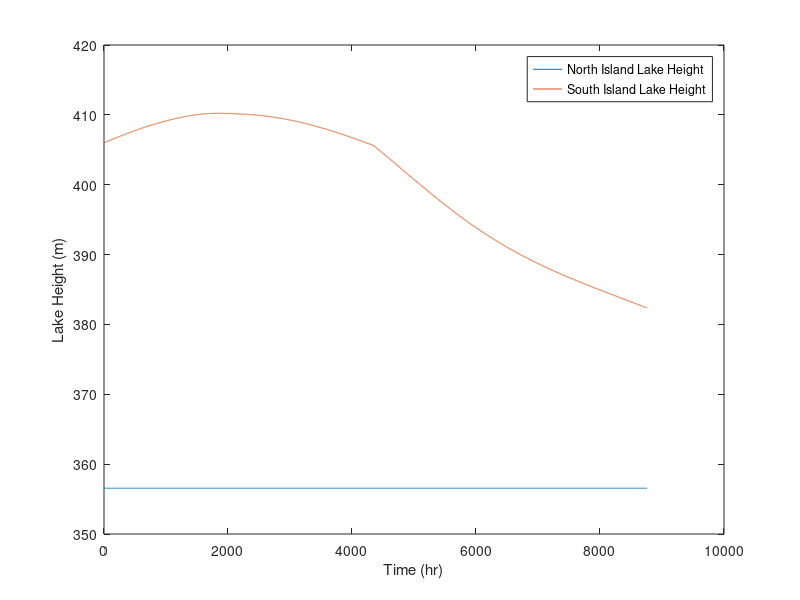
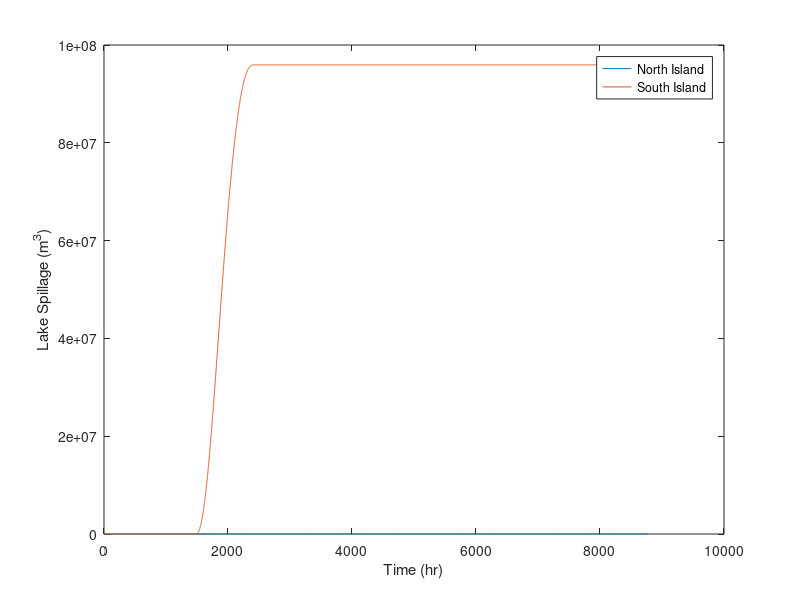

Reproduce these figures in MATLAB, in order.
% EMTH 171, Case Study 2
% Task 3, Scenario 2
% Mass and Energy Balances Applied to Electricity Generation
% Eulers Method
% Logan Lee 

clear
clc
close all

% *************************************************************************
% Variables
% *************************************************************************
%------------------------ Global Variables --------------------------------
p = 998; % Density (kg/m^3)   
g = 9.81; % Gravity (m/s^2)
K = 1.55; % A constant (m^1.5/s)
L = 300; % Length of spillway wier (m)
mean = 5000; % Mean of normal distrubution
sd = 1000; % Standard Deviation
P_geo = 1525; % Geothermal Power (MW)
P_w = 4484; % Wind Power (MW)

% Pre allocating Arrays
h_NIArray = zeros(0,8761);
h_SIArray = zeros(0,8761);
dV_NIspillArray = zeros(0,8761);
dV_SIspillArray = zeros(0,8761);
dh_NIArray = zeros(0,8761);
dh_SIArray = zeros(0,8761);

%------------------ North Island Specific Variables -----------------------
A_NI = 620e6; % Area of lake North Island (m^2)
h_NIArray(1) = 356.55; % Height of North Island Lake (m)
h_NIgen = 80; % Generator height North Island (m)
P_NIw = P_w/2; % Wind Power in the North Island (MW)
h_NIw = 357.25; % North Island Wier hieght (m)

%------------------ South Island Specific Variables -----------------------
A_SI = 350e6; % South Island Lake Area (m^2)
P_SIw = P_w/2; % South Island Wind Power (MW)
h_SIArray(1) = 406; % Height of South Island Lake (m)
h_SIgen = 0; % Height of Generator South Island (m)
h_SIw = 410; % South Island wier height (m)

% *************************************************************************
% Euler's Method
% *************************************************************************
t0 = 0; % Initial time (s)
tf = 8760; % Final time (s)
tArray = t0 : tf; % Time array from initial to final Time
h = 1 * 3600; % Step size, 3600 for unit balancing

% Initialising the arrays for each equation with their inital values 
dV_NIspillArray(1) = 0; 
dV_SIspillArray(1) = 0;
dh_NIArray(1) = 356.55;
dh_SIArray(1) = 406;
 

for n = 2 : length(tArray)
    
    t = tArray(n-1);
    
    if t > 4344 && t <= 5088
        P_NIw = 0.5*P_NIw;
        P_SIw = 0.5*P_SIw;
    end
    
    % North and South Island power demands
    P_NIdem = 4065 + 1.4e6*normpdf(t, mean, sd);
    P_SIdem = 1940;

    % North and South Island inlet flow Rate
    F_NIin = 345 + 73*sin((2*pi*(t-3624))/8760); 
    F_SIin = 593 - 183*sin((2*pi*(t-2320))/8760); 

    % North Island Flow generation
    F_NIgen = F_NIin;

    % Power Generated by hydro
    P_NIhydro = (0.9*F_NIgen*p*g*(h_NIArray(n-1) - h_NIgen))/1e6;

    % Capacity Factor of wind turbines
    CF = 0.41 + 0.12*sin((2*pi*(t - 5660))/8760);

    % Total Power produced on North Island
    P_NItot = P_NIhydro + P_geo + P_NIw*CF;

    % Electrical power balance for the Islands
    P_HVDC = P_NIdem - P_NItot;

    % The amount of hydro power required for South Island
    P_SIhydro = P_SIdem + P_HVDC - P_SIw*CF;

    % Generating flow rate for South Island
    F_SIgen = ((P_SIhydro*1e6)/(0.9*p*g*(h_SIArray(n-1))));

    % Spillway flow for each lake
    %North Island
    if h_NIArray(n-1) > h_NIw
        F_NIspill = K*L*(h_NIArray(n-1) - h_NIw)^1.5;
    else
        F_NIspill = 0;
    end
    %South Island
    if h_SIArray(n-1) > h_SIw
        F_SIspill = K*L*(h_SIArray(n-1) - h_SIw)^1.5;
    else
        F_SIspill = 0;
    end

    % The differential Equations
    dV_NIspill = F_NIspill; % Spill Volume of the North Island (m^3)
    dV_SIspill = F_SIspill; % Spill Volume of the South Island (m^3)
    dh_NI = (F_NIin - F_NIgen - F_NIspill)/A_NI; % Lake Height of North Island (mm)
    dh_SI = (F_SIin - F_SIgen - F_SIspill)/A_SI; % Lake Height of South Island (mm)
    
    h_NIArray(n) = h_NIArray(n-1) + dh_NI*3600;
    h_SIArray(n) = h_SIArray(n-1) + dh_SI*3600;
    
    dV_NIspillArray(n) = dV_NIspillArray(n-1) + h*dV_NIspill;
    dV_SIspillArray(n) = dV_SIspillArray(n-1) + h*dV_SIspill;
    dh_NIArray(n) = dh_NIArray(n-1) + h*dh_NI;
    dh_SIArray(n) = dh_SIArray(n-1) + h*dh_SI;
end

% *************************************************************************
% Plotting and printing the data
% *************************************************************************

% Lake heights plot
figure(1)
plot(tArray, dh_NIArray, tArray, dh_SIArray) 
legend("North Island Lake Height", "South Island Lake Height")
xlabel("Time (hr)")
ylabel("Lake Height (m)")

% Lake spillage plot
figure(2)
plot(tArray, dV_NIspillArray, tArray, dV_SIspillArray);
legend("North Island", "South Island")
xlabel("Time (hr)")
ylabel("Lake Spillage (m^3)")

h_NImin = min(h_NIArray); % Minimum height of the North Island lake
h_SImin = min(h_SIArray); % Minimum height of the South Island lake

V_NIspilled = max(dV_NIspillArray); % Volume spilled from North Island
V_SIspilled = max(dV_SIspillArray); % Volume spilled from South Island

h_minFormat = ['The minimum heights for each lake:\n'... 
    ' North Island = %1.3f (m)\n SouthIsland = %2.3f (m)\n'];
fprintf(h_minFormat,h_NImin, h_SImin);
disp(' ');
V_spillFormat = ['The Volume spilled from each lake:\n'... 
    ' North Island = %1.3f (m^3)\n South Island = %2.3f Million (m^3)\n'];
fprintf(V_spillFormat, V_NIspilled, V_SIspilled/1e6);
